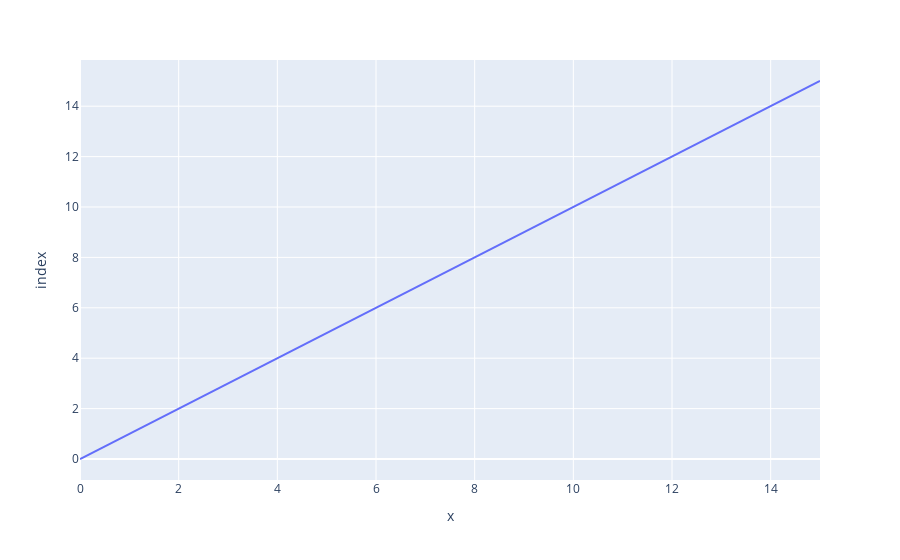

The cell this chart's notebook holds for it:
### Code cell
fig_a = px.line(my_y_vals, my_x_vals)
fig_a

### Figure 1 — Plotly figure (JSON) as saved in the notebook; plotly's stock layout.template omitted (floating-point values rounded to 4 significant figures)
{"data": [{"hovertemplate": "x=%{x}<br>index=%{y}<extra></extra>", "legendgroup": "", "line": {"color": "#636efa", "dash": "solid"}, "marker": {"symbol": "circle"}, "mode": "lines", "name": "", "orientation": "h", "showlegend": false, "type": "scatter", "x": [0, 1, 2, 3, 4, 5, 6, 7, 8, 9, 10, 11, 12, 13, 14, 15], "xaxis": "x", "y": [0, 1, 2, 3, 4, 5, 6, 7, 8, 9, 10, 11, 12, 13, 14, 15], "yaxis": "y"}], "layout": {"legend": {"tracegroupgap": 0}, "margin": {"t": 60}, "xaxis": {"anchor": "y", "domain": [0, 1], "title": {"text": "x"}}, "yaxis": {"anchor": "x", "domain": [0, 1], "title": {"text": "index"}}}}
